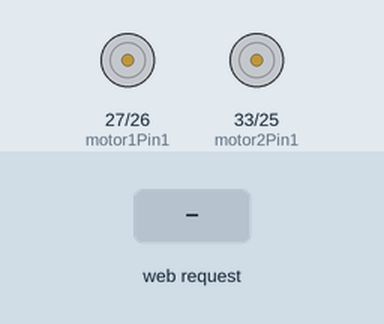
Simulated run of this sketch. Board: ESP32. Parts: motor-driver pin pairs drawn as motors (green arrow = first pin HIGH = forward, orange = second pin HIGH = backward, longer = more drive). The inputs (shaded band) are chosen by the test bench. WiFi joins after 1.5 s; servers stay silent unless stated; what the sketch prints to the serial monitor is not drawn.

Above: at 2.7 s.
2.8 s: HTTP request GET /forward received
At 4.0 s:
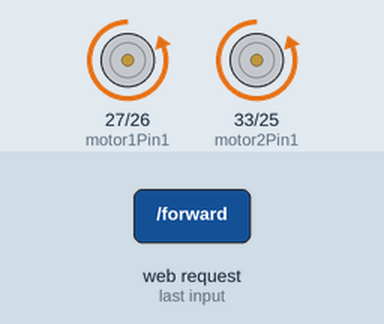
4.3 s: HTTP request GET /left received
At 5.3 s:
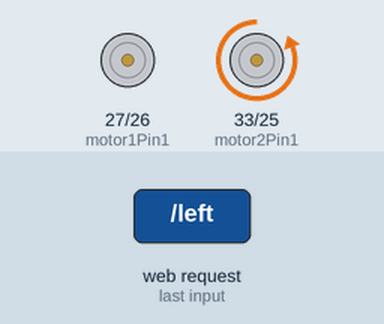
5.8 s: HTTP request GET /right received
At 6.4 s:
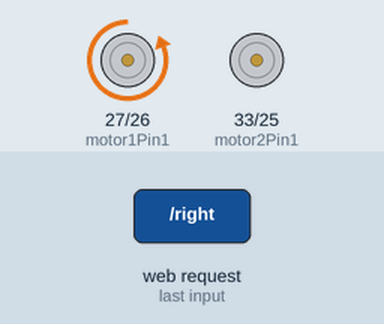
7.3 s: HTTP request GET /reverse received
At 7.6 s:
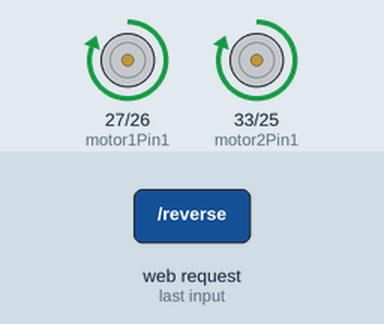
Timing chart, 0 to 9.8 s (numbered marks = the images above; inputs shaded):
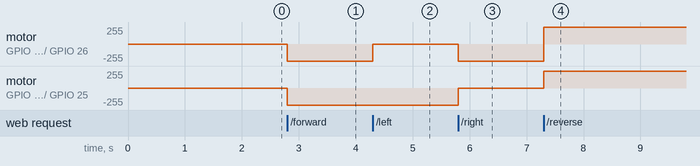

The sketch:

rc-car-esp32.ino
```cpp
/*
 * ESP32 RC Car Control with L298N Motor Driver
 *
 * This code creates a WiFi-controlled RC car using ESP32 and L298N motor driver.
 * The car can move forward, backward, turn left, turn right, and stop.
 *
 *
 * Author: MTS AUV Team
 * Date: 2025
 */

// Libraries for wifi and server setup
#include <WiFi.h>
#include <WebServer.h>

// WiFi credentials
const char* ssid     = "Shiraz iPhone";
const char* password = "Shiraz1234";

// Web server object on port 80 (default HTTP port)
WebServer server(80);


// Left Motor (Motor A) - Connected to left side of L298N
int motor1Pin1 = 27;  // Connected to IN1 (Left motor direction control 1)
int motor1Pin2 = 26;  // Connected to IN2 (Left motor direction control 2)

// Right Motor (Motor B) - Connected to right side of L298N
int motor2Pin1 = 33;  // Connected to IN3 (Right motor direction control 1)
int motor2Pin2 = 25;  // Connected to IN4 (Right motor direction control 2)


// WEB PAGE HTML
void handleRoot() {
  const char html[] PROGMEM = R"rawliteral(
  <!DOCTYPE HTML><html>
  <head>
    <meta name="viewport" content="width=device-width, initial-scale=1">
    <link rel="icon" href="data:,">
    <style>
      /* CSS styling for the control interface */
      html { font-family: Helvetica; display: inline-block; margin: 0px auto; text-align: center; }
      .button { -webkit-user-select: none; -moz-user-select: none; -ms-user-select: none; user-select: none; background-color: #4CAF50; border: none; color: white; padding: 12px 28px; text-decoration: none; font-size: 26px; margin: 1px; cursor: pointer; }
      .button2 {background-color: #555555;}
    </style>
    <script>
      /* JavaScript functions to send commands to ESP32 */
      function moveForward() { fetch('/forward'); }   // Send forward command
      function moveLeft() { fetch('/left'); }         // Send left turn command
      function stopRobot() { fetch('/stop'); }        // Send stop command
      function moveRight() { fetch('/right'); }       // Send right turn command
      function moveReverse() { fetch('/reverse'); }   // Send reverse command
    </script>
  </head>
  <body>
    <h1>ESP32 Motor Control</h1>
    <!-- Control buttons layout -->
    <p><button class="button" onclick="moveForward()">FORWARD</button></p>
    <div style="clear: both;">
      <p>
        <button class="button" onclick="moveLeft()">LEFT</button>
        <button class="button button2" onclick="stopRobot()">STOP</button>
        <button class="button" onclick="moveRight()">RIGHT</button>
      </p>
    </div>
    <p><button class="button" onclick="moveReverse()">REVERSE</button></p>
  </body>
  </html>)rawliteral";

  // Send the HTML page to the client's browser
  server.send(200, "text/html", html);
}

// MOTOR CONTROL FUNCTIONS

// FORWARD
void handleForward() {
  Serial.println("Forward");
  digitalWrite(motor1Pin1, LOW);
  digitalWrite(motor1Pin2, HIGH);
  digitalWrite(motor2Pin1, LOW);
  digitalWrite(motor2Pin2, HIGH);

  server.send(200); // Send success response to browser
}

// LEFT TURN
void handleLeft() {
  Serial.println("Left");
  digitalWrite(motor1Pin1, LOW);
  digitalWrite(motor1Pin2, LOW);
  digitalWrite(motor2Pin1, LOW);
  digitalWrite(motor2Pin2, HIGH);

  server.send(200);
}

// STOP
void handleStop() {
  Serial.println("Stop");
  digitalWrite(motor1Pin1, LOW);
  digitalWrite(motor1Pin2, LOW);
  digitalWrite(motor2Pin1, LOW);
  digitalWrite(motor2Pin2, LOW);

  server.send(200);
}

// RIGHT TURN
void handleRight() {
  Serial.println("Right");
  digitalWrite(motor1Pin1, LOW);
  digitalWrite(motor1Pin2, HIGH);
  digitalWrite(motor2Pin1, LOW);
  digitalWrite(motor2Pin2, LOW);

  server.send(200);
}

void handleReverse() {
  Serial.println("Reverse");
  digitalWrite(motor1Pin1, HIGH);
  digitalWrite(motor1Pin2, LOW);
  digitalWrite(motor2Pin1, HIGH);
  digitalWrite(motor2Pin2, LOW);

  server.send(200);
}

// SETUP FUNCTION
void setup() {
  Serial.begin(115200);

  pinMode(motor1Pin1, OUTPUT);
  pinMode(motor1Pin2, OUTPUT);
  pinMode(motor2Pin1, OUTPUT);
  pinMode(motor2Pin2, OUTPUT);

  // Connect to WiFi network
  Serial.print("Connecting to ");
  Serial.println(ssid);
  WiFi.begin(ssid, password);

  // Wait for WiFi connection with status dots
  while (WiFi.status() != WL_CONNECTED) {
    delay(500);
    Serial.print(".");
  }

  // Print connection success and IP address
  Serial.println("");
  Serial.println("WiFi connected.");
  Serial.println("IP address: ");
  Serial.println(WiFi.localIP());

  // Define web server routes (URL endpoints)
  server.on("/", handleRoot);           // Main control page
  server.on("/forward", handleForward); // Forward movement
  server.on("/left", handleLeft);       // Left turn
  server.on("/stop", handleStop);       // Stop motors
  server.on("/right", handleRight);     // Right turn
  server.on("/reverse", handleReverse); // Reverse movement

  // Start the web server
  server.begin();
  Serial.println("HTTP server started");
}

// MAIN LOOP
void loop() {
  server.handleClient();
}
```

Measured:
- after the input at 2.8 s, motor on GPIO 27 (motor1Pin1) / GPIO 26 (motor1Pin2), motor on GPIO 33 (motor2Pin1) / GPIO 25 (motor2Pin2): stopped → backward 255/255 at once
- after the input at 4.3 s, motor on GPIO 27 (motor1Pin1) / GPIO 26 (motor1Pin2): backward 255/255 → stopped at once
- after the input at 5.8 s, motor on GPIO 27 (motor1Pin1) / GPIO 26 (motor1Pin2): stopped → backward 255/255 at once; motor on GPIO 33 (motor2Pin1) / GPIO 25 (motor2Pin2): backward 255/255 → stopped at once
- after the input at 7.3 s, motor on GPIO 27 (motor1Pin1) / GPIO 26 (motor1Pin2): backward 255/255 → forward 255/255 at once; motor on GPIO 33 (motor2Pin1) / GPIO 25 (motor2Pin2): stopped → forward 255/255 at once
